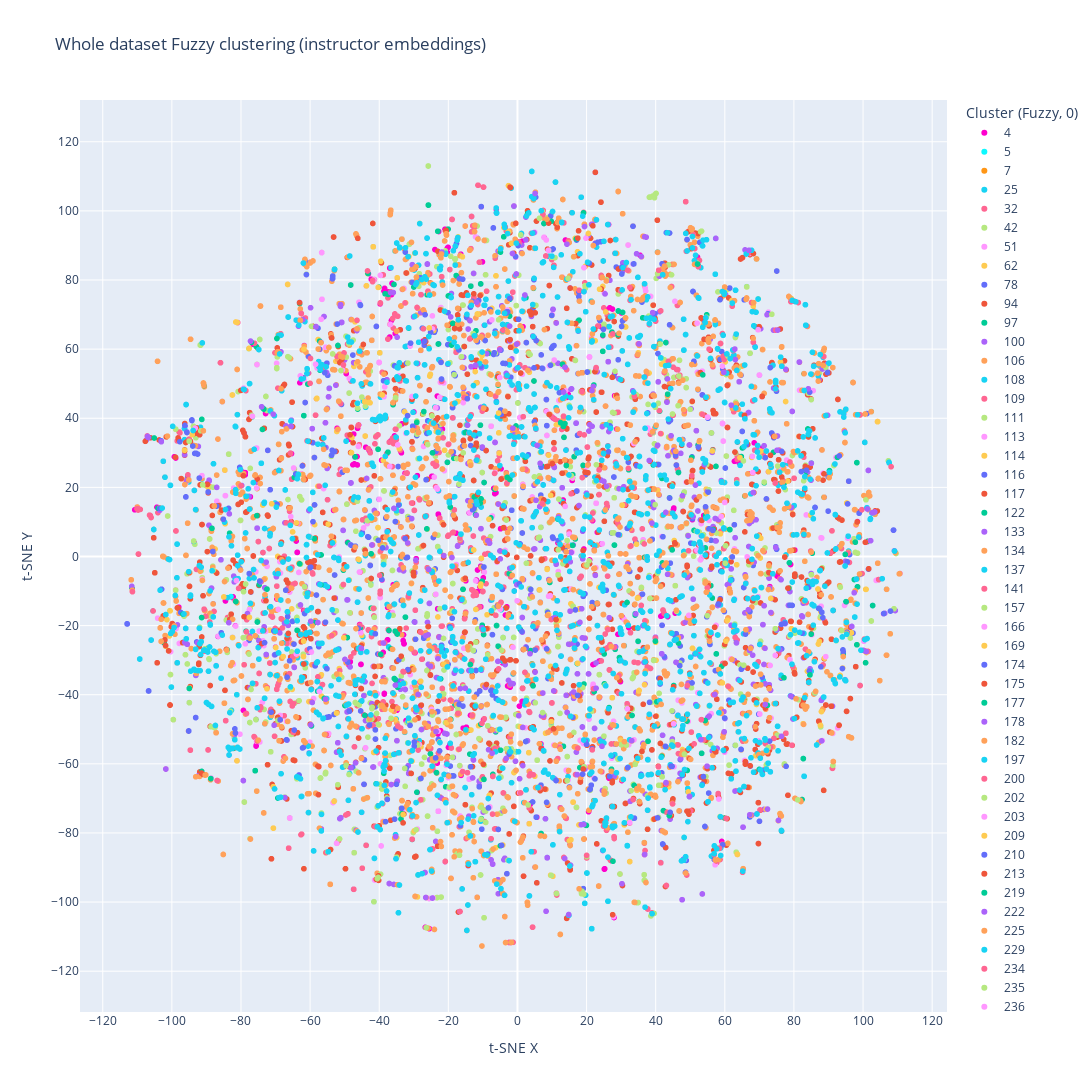

Notebook code for this chart:
### Code cell
#plot
# make non-cluster -1 grey
color_map = {'-1': 'lightgray'}  # nb key is a string
# colours for other cluster labels
num_clusters = ncenters
other_colors = px.colors.qualitative.Light24[:num_clusters - 1]
color_map.update(dict(zip(map(str, range(num_clusters - 1)), other_colors)))

# # Calculate localized centroids for 'roud' annotations
# def calculate_annotations():
#     unique_roud_values = df_classify['roud'].unique()
#     annotations = []

#     for roud_value in unique_roud_values:
#         roud_clusters = df_classify[df_classify['roud'] == roud_value]['fuzzy_cluster_0_label'].unique()
        
#         for cluster_label in roud_clusters:
#             roud_points = df_classify[(df_classify['roud'] == roud_value) & (df_classify['fuzzy_cluster_0_label'] == cluster_label)]
#             if len(roud_points) > 0:
#                 centroid_x = roud_points['tsne_embedding'].str.get(0).mean()
#                 centroid_y = roud_points['tsne_embedding'].str.get(1).mean()
#                 if len(roud_points) > 1:
#                     annotations.append(dict(x=centroid_x, y=centroid_y,
#                                             xref="x", yref="y",
#                                             text=roud_value,
#                                             showarrow=True,
#                                             arrowhead=2,
#                                             ax=0,
#                                             ay=-25))
#                 else:
#                     annotations.append(dict(x=centroid_x, y=centroid_y,
#                                             xref="x", yref="y",
#                                             text=roud_value,
#                                             showarrow=False,
#                                             ax=0,
#                                             ay=0))
#     return annotations

# annotations = calculate_annotations()

# Create the scatter plot
fig = px.scatter(df_classify.sort_values(by='fuzzy_cluster_0'),
                 x=df_classify['tsne_embedding'].str.get(0),
                 y=df_classify['tsne_embedding'].str.get(1),
                 color='fuzzy_cluster_0_label',
                 color_discrete_map=color_map,
                 hover_name='name',
                 hover_data={'roud': True},
                 labels={'fuzzy_cluster_0_label': 'Cluster (Fuzzy, 0)'},
                 title='Whole dataset Fuzzy clustering (instructor embeddings)'
                )

# # Add buttons to toggle annotations
# button_on = dict(label='Annotations On',
#                  method='relayout',
#                  args=[{'annotations': annotations}])

# button_off = dict(label='Annotations Off',
#                   method='relayout',
#                   args=[{'annotations': []}])

# fig.update_layout(updatemenus=[
#     dict(type='buttons', showactive=True, buttons=[button_on, button_off])
# ])

fig.update_layout(xaxis_title='t-SNE X', yaxis_title='t-SNE Y')
fig.update_xaxes(scaleanchor="y", scaleratio=1)
fig.update_yaxes(dtick=20)
fig.update_xaxes(dtick=20)

fig.update_layout(width=1400, height=1100)

fig.show()
